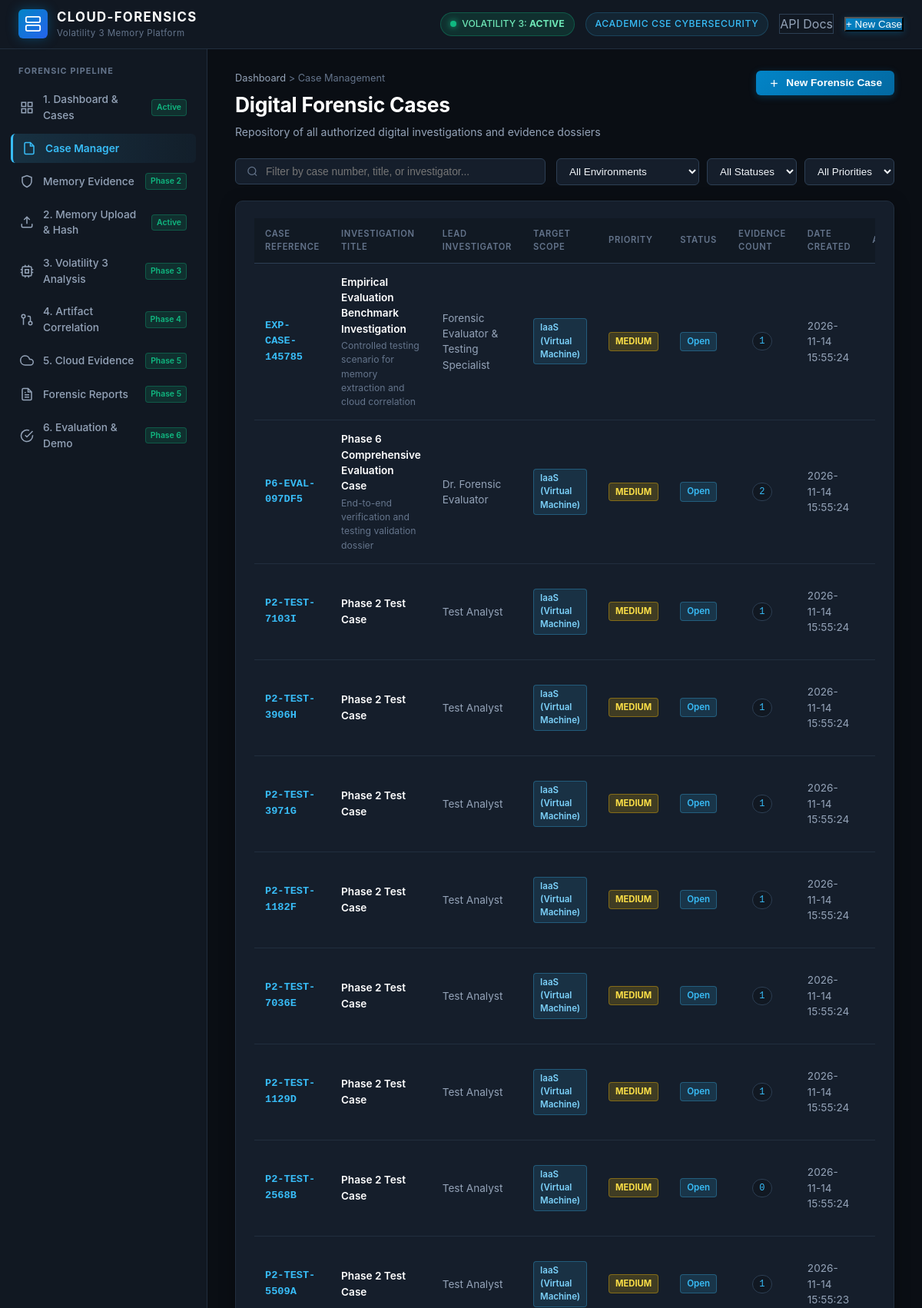
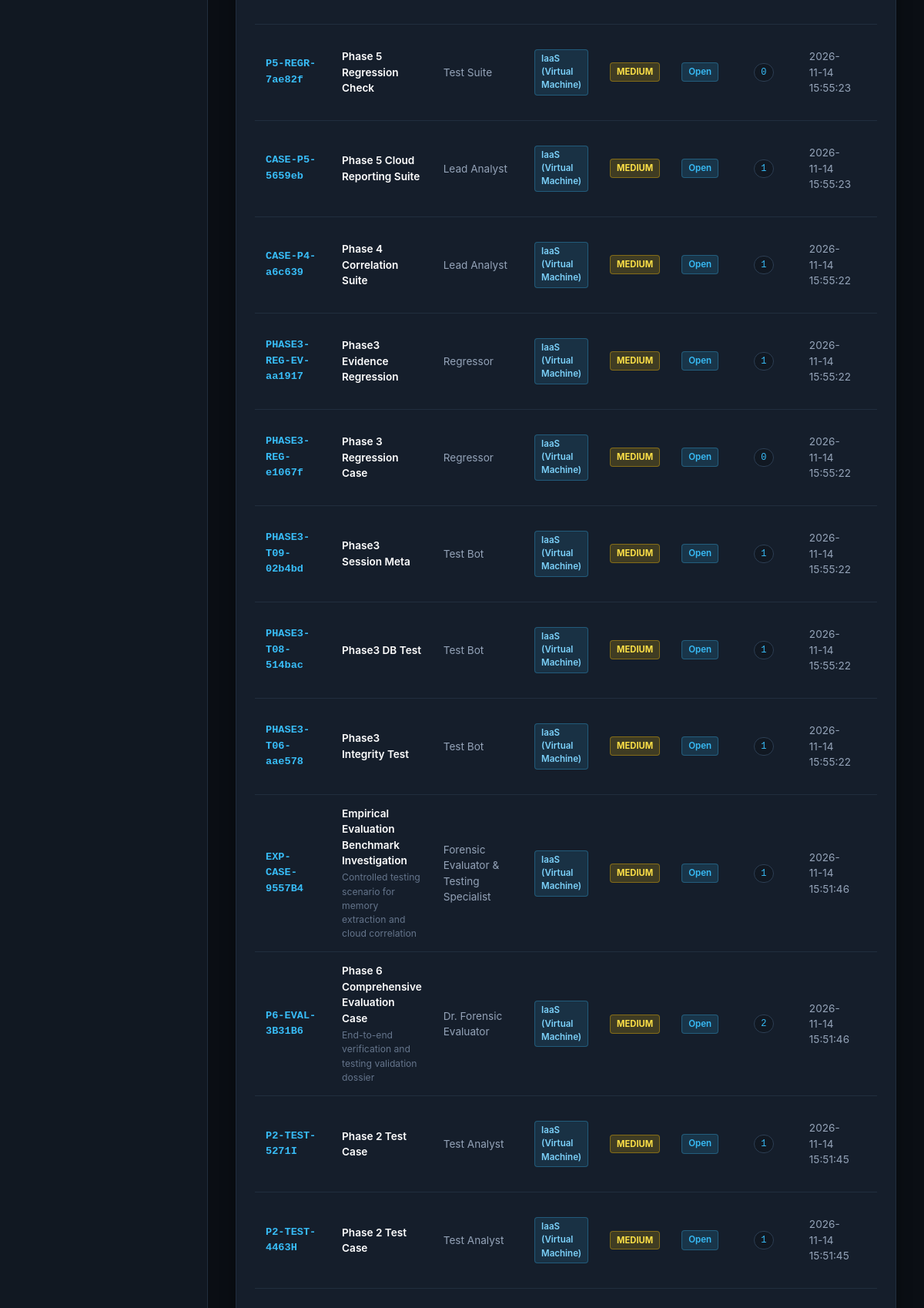
The app's page /cases (upper part) with its own data (2 pictures, top to bottom).
### tables this page shows
CREATE TABLE cases (
                id INTEGER PRIMARY KEY AUTOINCREMENT,
                case_number TEXT UNIQUE NOT NULL,
                title TEXT NOT NULL,
                description TEXT,
                investigator TEXT NOT NULL,
                environment_type TEXT NOT NULL DEFAULT 'IaaS (Virtual Machine)',
                status TEXT NOT NULL DEFAULT 'Open',
                priority TEXT NOT NULL DEFAULT 'Medium',
                created_at TEXT NOT NULL,
                updated_at TEXT NOT NULL
            );

### app/routers/cases.py (the view)
@router.get("/cases", response_class=HTMLResponse, tags=["Cases UI"])
async def cases_page(request: Request):
    cases = get_all_cases()
    return templates.TemplateResponse(
        request=request,
        name="cases.html",
        context={
            "request": request,
            "title": f"Forensic Cases | {APP_TITLE}",
            "active_tab": "cases",
            "cases": cases
        }
    )

### app/templates/cases.html (shortened to what this page needs)
{% extends "base.html" %}
{% block content %}
<div class="cases-page-container">
    <div class="page-header">
        <div class="header-titles">
            <div class="breadcrumb">
                <a href="/">Dashboard</a> &gt; <span>Case Management</span>
            </div>
            <h1 class="page-title">Digital Forensic Cases</h1>
            <p class="page-subtitle">Repository of all authorized digital investigations and evidence dossiers</p>
        </div>
        <div class="header-actions">
            <button class="btn btn-primary" onclick="openNewCaseModal()">
                <svg width="15" height="15" viewBox="0 0 24 24" fill="none" stroke="currentColor" stroke-width="2">
                    <line x1="12" y1="5" x2="12" y2="19"></line>
                    <line x1="5" y1="12" x2="19" y2="12"></line>
                </svg>
                New Forensic Case
            </button>
        </div>
    </div>
    <div class="filter-toolbar">
        <div class="search-box">
            <svg width="16" height="16" viewBox="0 0 24 24" fill="none" stroke="currentColor" stroke-width="2">
                <circle cx="11" cy="11" r="8"></circle>
                <line x1="21" y1="21" x2="16.65" y2="16.65"></line>
            </svg>
            <input type="text" id="caseSearchInput" placeholder="Filter by case number, title, or investigator..." oninput="filterCasesTable()">
        </div>
        <div class="filter-controls">
            <select id="filterEnv" onchange="filterCasesTable()" class="select-filter">
                <option value="">All Environments</option>
            </select>
            <select id="filterStatus" onchange="filterCasesTable()" class="select-filter">
                <option value="">All Statuses</option>
            </select>
            <select id="filterPriority" onchange="filterCasesTable()" class="select-filter">
                <option value="">All Priorities</option>
            </select>
        </div>
    </div>
    <div class="section-card">
        <div class="table-responsive">
            <table class="cyber-table" id="allCasesTable">
                <thead>
                    <tr>
                        <th>Case Reference</th>
                        <th>Investigation Title</th>
                        <th>Lead Investigator</th>
                        <th>Target Scope</th>
                        <th>Priority</th>
                        <th>Status</th>
                        <th>Evidence Count</th>
                        <th>Date Created</th>
                        <th class="text-right">Actions</th>
                    </tr>
                </thead>
                <tbody id="casesFullListBody">
                    {% if cases %}
                        {% for case in cases %}
                        <tr class="case-data-row"
                            id="case-row-{{ case.id }}"
                            data-casenum="{{ case.case_number|lower }}"
                            data-title="{{ case.title|lower }}"
                            data-inv="{{ case.investigator|lower }}"
                            data-env="{{ case.environment_type }}"
                            data-status="{{ case.status }}"
                            data-prio="{{ case.priority }}">
                            <td class="font-mono text-cyan">
                                <a href="/cases/{{ case.id }}" class="case-link">{{ case.case_number }}</a>
                            </td>
                            <td>
                                <div class="case-title-cell">
                                    <span class="cell-primary">{{ case.title }}</span>
                                    {% if case.description %}
                                    <span class="cell-secondary">{{ case.description }}</span>
                                    {% endif %}
                                </div>
                            </td>
                            <td>{{ case.investigator }}</td>
                            <td>
                                <span class="badge-env {% if 'IaaS' in case.environment_type %}badge-iaas{% elif 'SaaS' in case.environment_type %}badge-saas{% else %}badge-onprem{% endif %}">
                                    {{ case.environment_type }}
                                </span>
                            </td>
                            <td>
                                <span class="badge-prio badge-{{ case.priority|lower }}">
                                    {{ case.priority }}
                                </span>
                            </td>
                            <td>
                                <span class="badge-status badge-{{ case.status|lower|replace(' ', '-') }}">
                                    {{ case.status }}
                                </span>
                            </td>
                            <td class="text-center font-mono">
                                <span class="evidence-pill">{{ case.evidence_count or 0 }}</span>
                            </td>
                            <td class="text-muted text-small">{{ case.created_at }}</td>
                            <td class="text-right">
                            </td>
                        </tr>
                        {% endfor %}
                    {% endif %}
                </tbody>
            </table>
        </div>
    </div>
</div>
{% endblock %}

### records on screen
cases: case_number "EXP-CASE-145785", title "Empirical Evaluation Benchmark Investigation", description "Controlled testing scenario for memory extraction and cloud correlation", investigator "Forensic Evaluator & Testing Specialist", environment_type "IaaS (Virtual Machine)", priority "MEDIUM", status "Open", evidence_count "1", created_at "2026-11-14 15:55:24"
cases: case_number "P6-EVAL-097DF5", title "Phase 6 Comprehensive Evaluation Case", description "End-to-end verification and testing validation dossier", investigator "Dr. Forensic Evaluator", environment_type "IaaS (Virtual Machine)", priority "MEDIUM", status "Open", evidence_count "2", created_at "2026-11-14 15:55:24"
cases: case_number "P2-TEST-7103I", title "Phase 2 Test Case", investigator "Test Analyst", environment_type "IaaS (Virtual Machine)", priority "MEDIUM", status "Open", evidence_count "1", created_at "2026-11-14 15:55:24"
cases: case_number "P2-TEST-3906H", title "Phase 2 Test Case", investigator "Test Analyst", environment_type "IaaS (Virtual Machine)", priority "MEDIUM", status "Open", evidence_count "1", created_at "2026-11-14 15:55:24"
cases: case_number "P2-TEST-3971G", title "Phase 2 Test Case", investigator "Test Analyst", environment_type "IaaS (Virtual Machine)", priority "MEDIUM", status "Open", evidence_count "1", created_at "2026-11-14 15:55:24"
cases: case_number "P2-TEST-1182F", title "Phase 2 Test Case", investigator "Test Analyst", environment_type "IaaS (Virtual Machine)", priority "MEDIUM", status "Open", evidence_count "1", created_at "2026-11-14 15:55:24"
cases: case_number "P2-TEST-7036E", title "Phase 2 Test Case", investigator "Test Analyst", environment_type "IaaS (Virtual Machine)", priority "MEDIUM", status "Open", evidence_count "1", created_at "2026-11-14 15:55:24"
cases: case_number "P2-TEST-1129D", title "Phase 2 Test Case", investigator "Test Analyst", environment_type "IaaS (Virtual Machine)", priority "MEDIUM", status "Open", evidence_count "1", created_at "2026-11-14 15:55:24"
cases: case_number "P2-TEST-2568B", title "Phase 2 Test Case", investigator "Test Analyst", environment_type "IaaS (Virtual Machine)", priority "MEDIUM", status "Open", evidence_count "0", created_at "2026-11-14 15:55:24"
cases: case_number "P2-TEST-5509A", title "Phase 2 Test Case", investigator "Test Analyst", environment_type "IaaS (Virtual Machine)", priority "MEDIUM", status "Open", evidence_count "1", created_at "2026-11-14 15:55:23"
cases: case_number "P5-REGR-7ae82f", title "Phase 5 Regression Check", investigator "Test Suite", environment_type "IaaS (Virtual Machine)", priority "MEDIUM", status "Open", evidence_count "0", created_at "2026-11-14 15:55:23"
cases: case_number "CASE-P5-5659eb", title "Phase 5 Cloud Reporting Suite", investigator "Lead Analyst", environment_type "IaaS (Virtual Machine)", priority "MEDIUM", status "Open", evidence_count "1", created_at "2026-11-14 15:55:23"
cases: case_number "CASE-P4-a6c639", title "Phase 4 Correlation Suite", investigator "Lead Analyst", environment_type "IaaS (Virtual Machine)", priority "MEDIUM", status "Open", evidence_count "1", created_at "2026-11-14 15:55:22"
cases: case_number "PHASE3-REG-EV-aa1917", title "Phase3 Evidence Regression", investigator "Regressor", environment_type "IaaS (Virtual Machine)", priority "MEDIUM", status "Open", evidence_count "1", created_at "2026-11-14 15:55:22"
cases: case_number "PHASE3-REG-e1067f", title "Phase 3 Regression Case", investigator "Regressor", environment_type "IaaS (Virtual Machine)", priority "MEDIUM", status "Open", evidence_count "0", created_at "2026-11-14 15:55:22"
cases: case_number "PHASE3-T09-02b4bd", title "Phase3 Session Meta", investigator "Test Bot", environment_type "IaaS (Virtual Machine)", priority "MEDIUM", status "Open", evidence_count "1", created_at "2026-11-14 15:55:22"
cases: case_number "PHASE3-T08-514bac", title "Phase3 DB Test", investigator "Test Bot", environment_type "IaaS (Virtual Machine)", priority "MEDIUM", status "Open", evidence_count "1", created_at "2026-11-14 15:55:22"
cases: case_number "PHASE3-T06-aae578", title "Phase3 Integrity Test", investigator "Test Bot", environment_type "IaaS (Virtual Machine)", priority "MEDIUM", status "Open", evidence_count "1", created_at "2026-11-14 15:55:22"
cases: case_number "EXP-CASE-9557B4", title "Empirical Evaluation Benchmark Investigation", description "Controlled testing scenario for memory extraction and cloud correlation", investigator "Forensic Evaluator & Testing Specialist", environment_type "IaaS (Virtual Machine)", priority "MEDIUM", status "Open", evidence_count "1", created_at "2026-11-14 15:51:46"
cases: case_number "P6-EVAL-3B31B6", title "Phase 6 Comprehensive Evaluation Case", description "End-to-end verification and testing validation dossier", investigator "Dr. Forensic Evaluator", environment_type "IaaS (Virtual Machine)", priority "MEDIUM", status "Open", evidence_count "2", created_at "2026-11-14 15:51:46"
cases: case_number "P2-TEST-5271I", title "Phase 2 Test Case", investigator "Test Analyst", environment_type "IaaS (Virtual Machine)", priority "MEDIUM", status "Open", evidence_count "1", created_at "2026-11-14 15:51:45"
cases: case_number "P2-TEST-4463H", title "Phase 2 Test Case", investigator "Test Analyst", environment_type "IaaS (Virtual Machine)", priority "MEDIUM", status "Open", evidence_count "1", created_at "2026-11-14 15:51:45"
